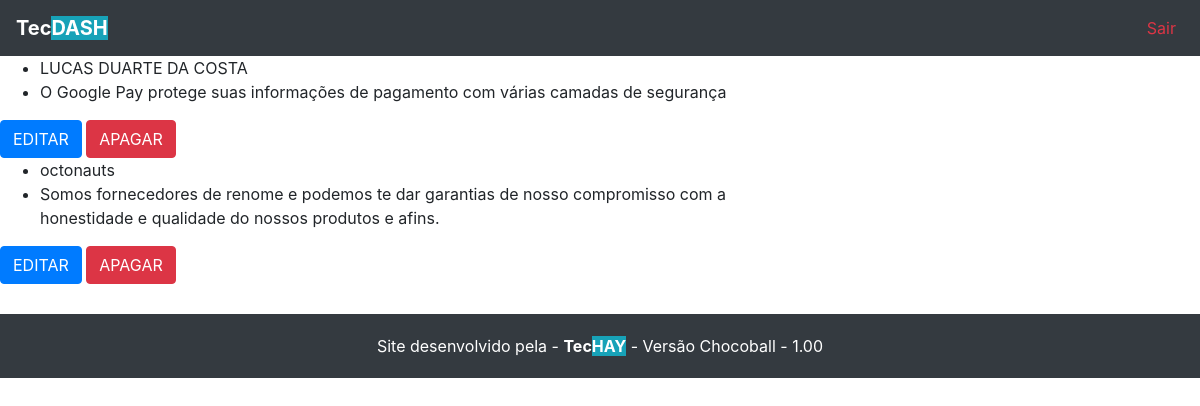
The page /dashboard/list_client on the database its author committed.
### inicial/models.py (models this page shows)
class Client(models.Model):
	name = models.CharField(max_length=255)
	details = models.TextField()

### principal/views.py (the view)
# urls.py: path('list_client', views.list_client, name="list_client"),
def list_client(request):
  data = {}
  clients = Client.objects.all()
  data['clients'] = clients
  return render(request, 'dashboard/client/list-client.html', data)

### principal/templates/dashboard/client/list-client.html
{% extends "base.html" %}
{% block conteudo %}
<div class="content">
	<div class="row">
		{% for client in clients %}
		<div class="col-8">
			<ul>
				<li>{{client.name}}</li>
				<li>{{client.details}}</li>
			</ul>
			<a href="{% url 'edit_client' client.pk %}" class="btn btn-primary">EDITAR</a>
			<a href="{% url 'delete_client' client.pk %}" class="btn btn-danger">APAGAR</a>
		</div>
		{% endfor %}
	</div>
</div>
{% endblock %}

### principal/static/assets/css/style.css (style rules this page uses)
a { color: #000; }

### rows shown on the page
Client: name "LUCAS DUARTE DA COSTA", details "O Google Pay protege suas informações de pagamento com várias camadas de segurança"
Client: name "octonauts", details "Somos fornecedores de renome e podemos te dar garantias de nosso compromisso com a honestidade e qualidade do nossos produtos e afins."
